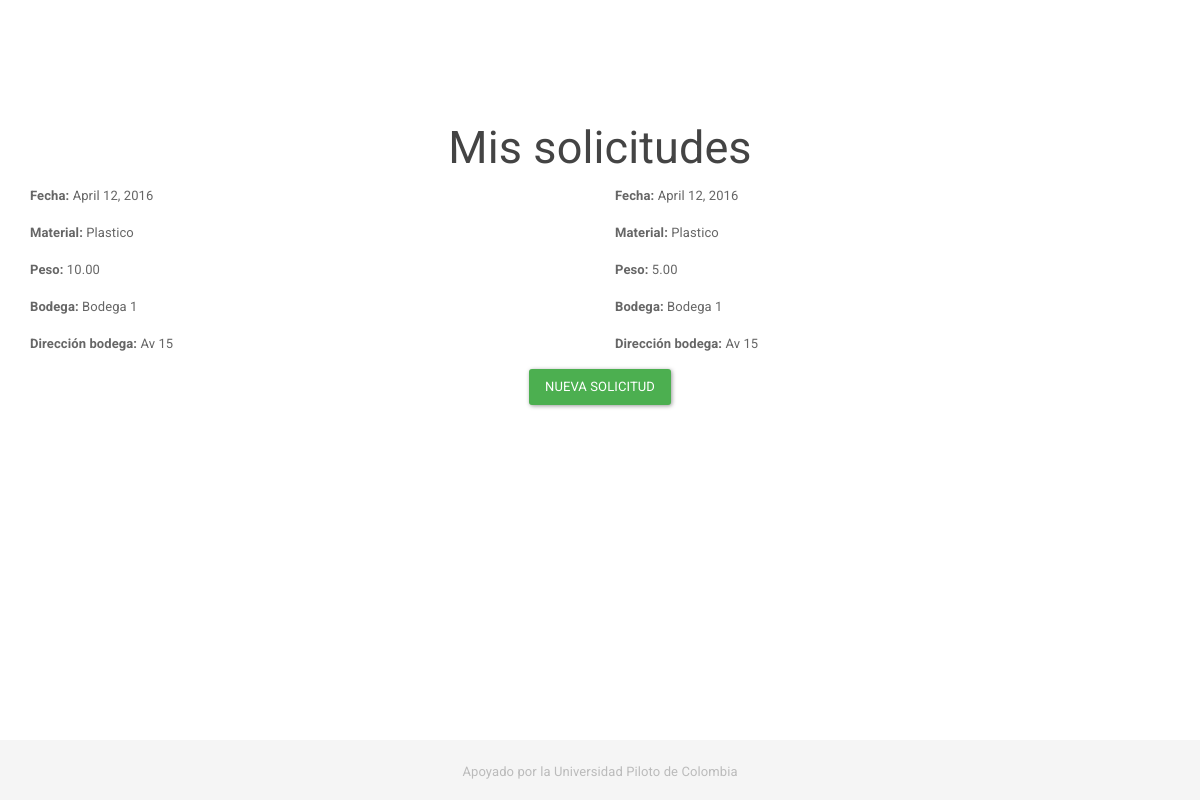
The app's page /solicitudes/solicitud-user/ (signed in) with its own data.
### app_ambiente/apps/solicitudes/models.py (models this page shows, shortened)
class SolicitudUser(models.Model):
	user = models.ForeignKey(User)
	bodega_material = models.ForeignKey(BodegaMaterial)
	peso_aprox = models.DecimalField(max_digits = 11, decimal_places = 2)
	fecha = models.DateField(default = datetime.now)

class BodegaMaterial(models.Model):
	material = models.ForeignKey(TipoMaterial)
	precio = models.DecimalField(max_digits = 11, decimal_places = 2, blank = True, null = True)
	bodega = models.ForeignKey(Bodega)

class TipoMaterial(models.Model):
	nombre = models.CharField(max_length = 20)

class Bodega(models.Model):
	nombre = models.CharField(max_length = 30)
	user = models.OneToOneField(User, null = True, blank = True)
	direccion = models.CharField(max_length = 40)

### app_ambiente/apps/solicitudes/views.py (the view)
def solicitud_user(request):
	solicitud = SolicitudUser.objects.filter(user = request.user)
	return render(request, 'solicitud/solicitud_user.html', {'title': 'Lista de Solicitudes', 'solicitudes': solicitud})

### app_ambiente/apps/principal/templates/solicitud/solicitud_user.html
{% extends 'layout/base.html' %}
{% block content %}
	<h2>Mis solicitudes</h2>
	<div class="row text-left">
	{% for solicitud in solicitudes %}
		<div class="col-xs-6">
			<p><strong>Fecha: </strong>{{ solicitud.fecha }}</p>
			<p><strong>Material: </strong>{{ solicitud.bodega_material.material.nombre }}</p>
			<p><strong>Peso: </strong>{{ solicitud.peso_aprox }}</p>
			<p><strong>Bodega: </strong>{{ solicitud.bodega_material.bodega.nombre }}</p>
			<p><strong>Dirección bodega: </strong>{{ solicitud.bodega_material.bodega.direccion }}</p>
		</div>
	{% endfor %}
	<br>
	<div class="text-center">
		<a href="{% url 'new_solicitud' %}" class="btn btn-success" id="load-page">Nueva Solicitud</a>
	</div>
	</div>
{% endblock content %}

### records on screen
SolicitudUser: fecha "April 12, 2016", bodega_material.material.nombre "Plastico", peso_aprox "10.00", bodega_material.bodega.nombre "Bodega 1", bodega_material.bodega.direccion "Av 15"
SolicitudUser: fecha "April 12, 2016", bodega_material.material.nombre "Plastico", peso_aprox "5.00", bodega_material.bodega.nombre "Bodega 1", bodega_material.bodega.direccion "Av 15"
